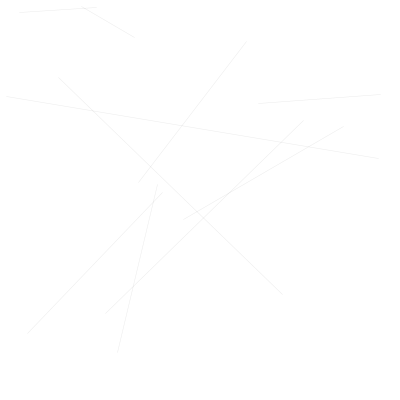
Frame 1 (no input)
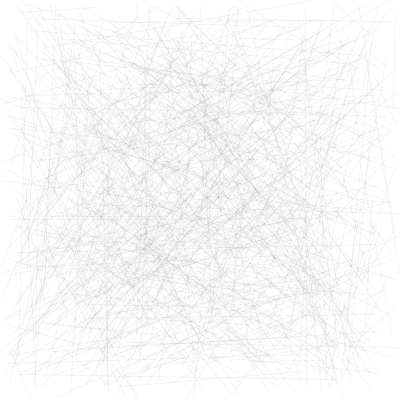
Frame 60 (the mouse pressed at the canvas centre just before this capture)
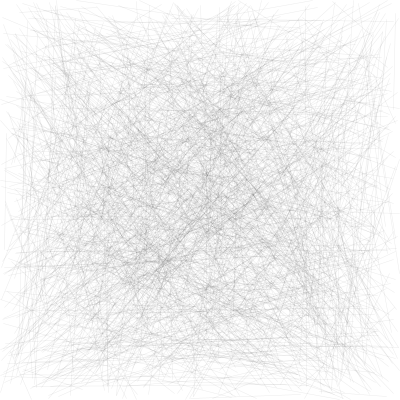
Frame 120 (the mouse held since frame 60 and released just before this capture)

The Processing sketch that drew these frames (run headless with seeded random() and noise(); from frame 60 on, the mouse is pressed at the canvas centre):

// Processing sketch: moz_20170816
// ── moz_20170816.pde
void setup(){
  size(400,400);
  background(255);
}

void draw(){
  strokeWeight(0.5);
  stroke(0,20);
  for(int i=0;i<10;i++){
    line(random(width),random(height),random(width),random(height));
  }
}
